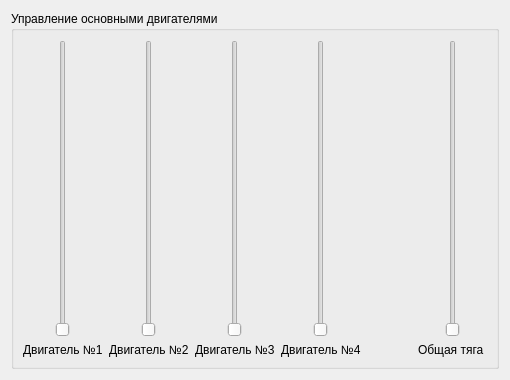
<?xml version="1.0" encoding="UTF-8"?>
<ui version="4.0">
 <class>Form</class>
 <widget class="QWidget" name="Form">
  <property name="geometry">
   <rect>
    <x>0</x>
    <y>0</y>
    <width>510</width>
    <height>380</height>
   </rect>
  </property>
  <property name="minimumSize">
   <size>
    <width>510</width>
    <height>380</height>
   </size>
  </property>
  <property name="windowTitle">
   <string>Form</string>
  </property>
  <layout class="QHBoxLayout" name="horizontalLayout">
   <item>
    <widget class="QGroupBox" name="groupBox">
     <property name="title">
      <string>Управление основными двигателями</string>
     </property>
     <layout class="QHBoxLayout" name="horizontalLayout_2">
      <item>
       <layout class="QVBoxLayout" name="verticalLayout">
        <item alignment="Qt::AlignmentFlag::AlignHCenter">
         <widget class="QSlider" name="verticalSlider">
          <property name="orientation">
           <enum>Qt::Orientation::Vertical</enum>
          </property>
         </widget>
        </item>
        <item alignment="Qt::AlignmentFlag::AlignHCenter">
         <widget class="QLabel" name="label">
          <property name="text">
           <string>Двигатель №1</string>
          </property>
         </widget>
        </item>
       </layout>
      </item>
      <item>
       <layout class="QVBoxLayout" name="verticalLayout_2">
        <item alignment="Qt::AlignmentFlag::AlignHCenter">
         <widget class="QSlider" name="verticalSlider_2">
          <property name="orientation">
           <enum>Qt::Orientation::Vertical</enum>
          </property>
         </widget>
        </item>
        <item alignment="Qt::AlignmentFlag::AlignHCenter">
         <widget class="QLabel" name="label_2">
          <property name="text">
           <string>Двигатель №2</string>
          </property>
         </widget>
        </item>
       </layout>
      </item>
      <item>
       <layout class="QVBoxLayout" name="verticalLayout_3">
        <item alignment="Qt::AlignmentFlag::AlignHCenter">
         <widget class="QSlider" name="verticalSlider_3">
          <property name="orientation">
           <enum>Qt::Orientation::Vertical</enum>
          </property>
         </widget>
        </item>
        <item alignment="Qt::AlignmentFlag::AlignHCenter">
         <widget class="QLabel" name="label_3">
          <property name="text">
           <string>Двигатель №3</string>
          </property>
         </widget>
        </item>
       </layout>
      </item>
      <item>
       <layout class="QVBoxLayout" name="verticalLayout_4">
        <item alignment="Qt::AlignmentFlag::AlignHCenter">
         <widget class="QSlider" name="verticalSlider_4">
          <property name="orientation">
           <enum>Qt::Orientation::Vertical</enum>
          </property>
         </widget>
        </item>
        <item alignment="Qt::AlignmentFlag::AlignHCenter">
         <widget class="QLabel" name="label_4">
          <property name="text">
           <string>Двигатель №4</string>
          </property>
         </widget>
        </item>
       </layout>
      </item>
      <item>
       <spacer name="horizontalSpacer">
        <property name="orientation">
         <enum>Qt::Orientation::Horizontal</enum>
        </property>
        <property name="sizeHint" stdset="0">
         <size>
          <width>40</width>
          <height>20</height>
         </size>
        </property>
       </spacer>
      </item>
      <item>
       <layout class="QVBoxLayout" name="verticalLayout_5">
        <item alignment="Qt::AlignmentFlag::AlignHCenter">
         <widget class="QSlider" name="verticalSlider_5">
          <property name="orientation">
           <enum>Qt::Orientation::Vertical</enum>
          </property>
         </widget>
        </item>
        <item alignment="Qt::AlignmentFlag::AlignHCenter">
         <widget class="QLabel" name="label_5">
          <property name="text">
           <string>Общая тяга </string>
          </property>
         </widget>
        </item>
       </layout>
      </item>
     </layout>
    </widget>
   </item>
  </layout>
 </widget>
 <resources/>
 <connections/>
</ui>
